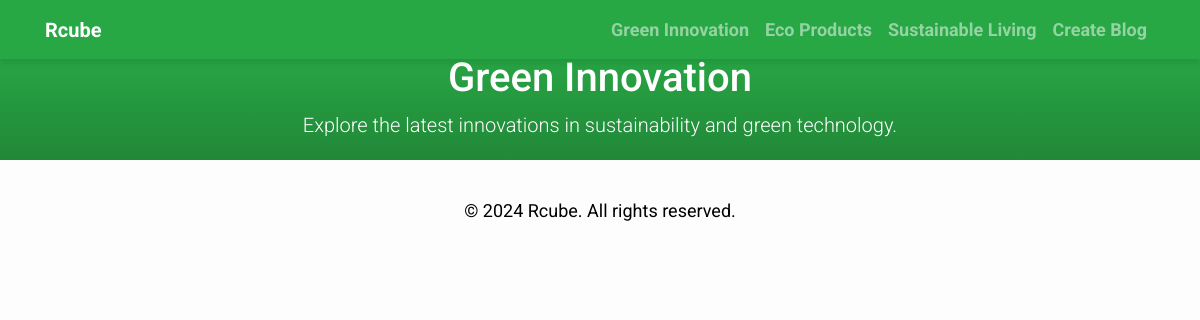
/blog/green_innovation/, run on an earlier commit of the app's database.
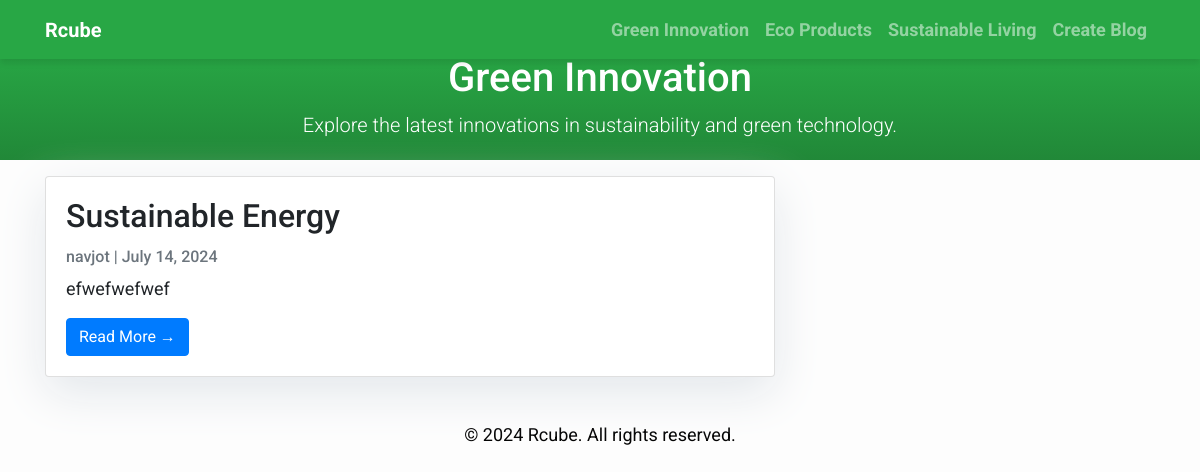
And on a later commit of the database.
### blog/models.py (models this page shows, shortened)
class GreenInnovation(models.Model):
    title = models.CharField(max_length=200, unique=True)
    slug = models.SlugField(max_length=200, unique=True)
    author = models.ForeignKey(User, on_delete=models.CASCADE, related_name='green_innovation_posts')
    updated_on = models.DateTimeField(auto_now=True)
    content = models.TextField()
    created_on = models.DateTimeField(auto_now_add=True)
    status = models.IntegerField(choices=STATUS, default=0)
    image = models.ImageField(upload_to='images/', blank=True, null=True)
    class Meta:
        ordering = ['-created_on']

### blog/views.py (the view)
# urls.py: path('green_innovation/', GreenInnovationList.as_view(), name='green_innovation_posts'),
class GreenInnovationList(generic.ListView):
    queryset = GreenInnovation.objects.filter(status=1).order_by('-created_on')
    template_name = 'blog/green_innovation.html'

### blog/templates/blog/green_innovation.html (shortened to what this page needs)
<!DOCTYPE html>
<html lang="en">
<head>
</head>
<body>
    {% extends "blog/base.html" %}
    {% block content %}
    <header class="masthead text-center">
        <div class="container">
            <h1>Green Innovation</h1>
            <p class="lead">Explore the latest innovations in sustainability and green technology.</p>
        </div>
    </header>
    <div class="container">
        <div class="row">
            <div class="col-md-8 mt-3 left">
                {% for post in object_list %}
                <div class="card mb-4">
                    <div class="card-body">
                        <h2 class="card-title">{{ post.title }}</h2>
                        <p class="card-text text-muted h6">{{ post.author }} | {{ post.created_on|date:"F j, Y" }}</p>
                        <p class="card-text">{{ post.content|slice:":200" }}</p>
                        <a href="{% url 'blog:green_innovation_detail' post.slug  %}" class="btn btn-primary">Read More &rarr;</a>
                    </div>
                </div>
                {% endfor %}
            </div>
        </div>
    </div>
    {% endblock %}

What changed in the data, as far as the page shows it:
added GreenInnovation: title "Sustainable Energy", author "navjot", created_on "July 14, 2024", content "efwefwefwef"
